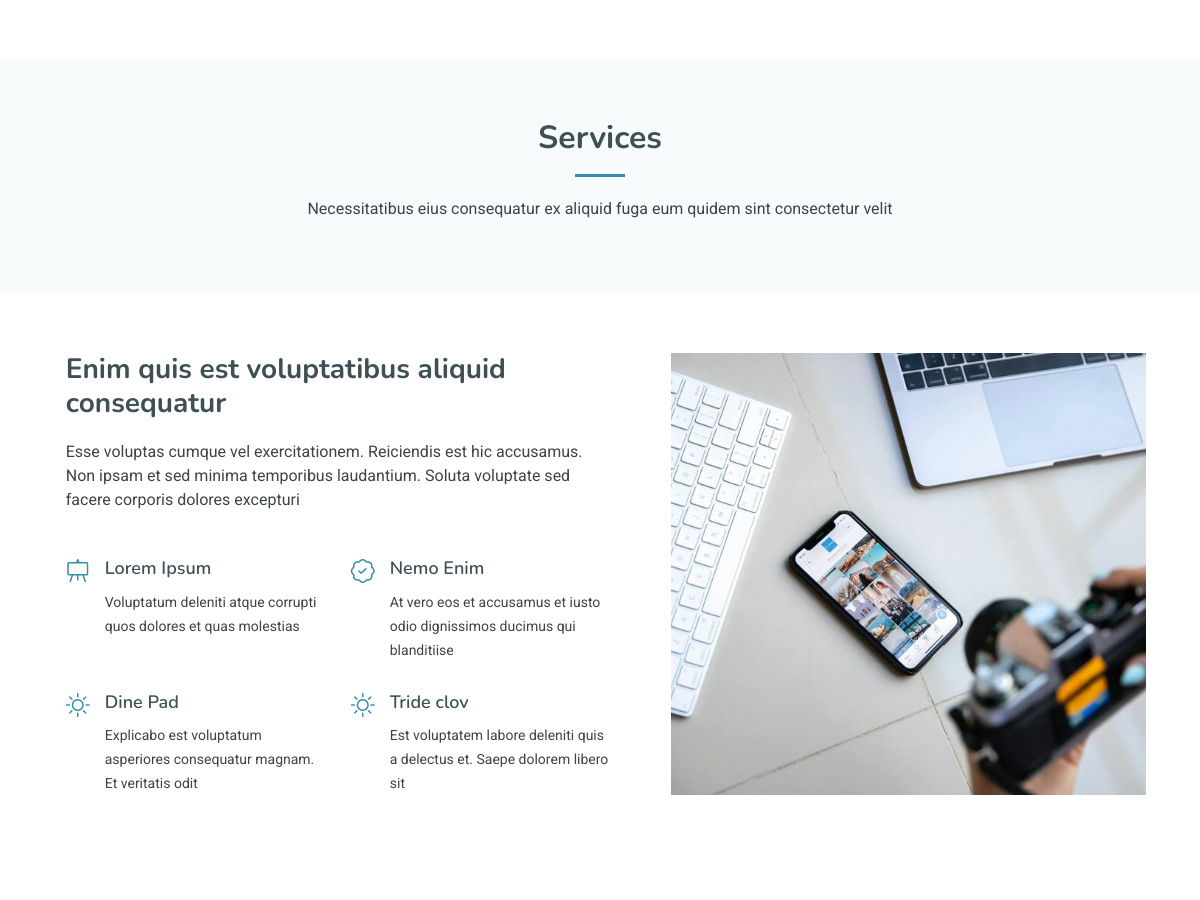
The app's page / (middle part), older data.
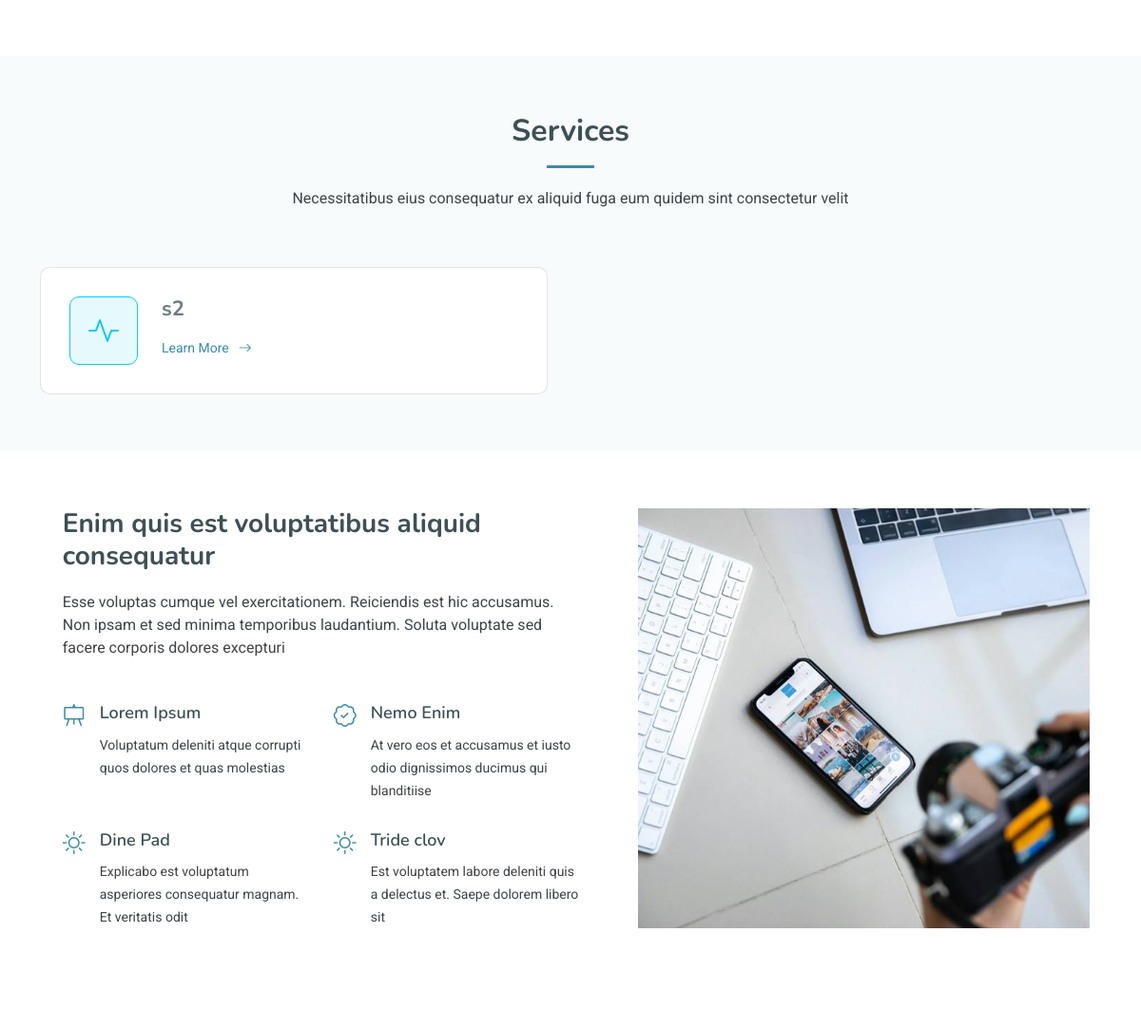
The same page, newer data.
### root/models.py (models this page shows, shortened)
class Services(models.Model):
    name = models.CharField(max_length=100)
    content = models.TextField(default="test")
    status = models.BooleanField(default=False)
    created_at = models.DateTimeField(auto_now_add=True)
    updated_at = models.DateTimeField(auto_now=True)
    class Meta:
        ordering = ('created_at',)

### root/views.py (the view)
# urls.py: 2. Add a URL to urlpatterns:  path('', views.home, name='home')
def home(request):
    services=Services.objects.filter(status=True)
    return render(request,'root/index.html' , context={'services' : services})

### templates/root/index.html (shortened to what this page needs)
{% load static %}
<!DOCTYPE html>
<html lang="en">
<head>
  <link href="{% static 'assets/vendor/bootstrap/css/bootstrap.min.css' %}" rel="stylesheet">
  <link href="{% static 'assets/vendor/bootstrap-icons/bootstrap-icons.css' %}" rel="stylesheet">
  <link href="{% static 'assets/vendor/aos/aos.css' %}" rel="stylesheet">
  <link href="{% static 'assets/vendor/glightbox/css/glightbox.min.css' %}" rel="stylesheet">
  <link href="{% static 'assets/vendor/swiper/swiper-bundle.min.css' %}" rel="stylesheet">
  <link href="{% static 'assets/css/main.css' %}" rel="stylesheet">
</head>
<body class="index-page">
  <main class="main">
    <section id="features-details" class="features-details section">
    </section>
    <section id="services" class="services section light-background">
      <div class="container section-title" data-aos="fade-up">
        <h2>Services</h2>
        <p>Necessitatibus eius consequatur ex aliquid fuga eum quidem sint consectetur velit</p>
      </div>
      <div class="container">
        <div class="row g-5">
          {% for service in services %}
          <div class="col-lg-6" data-aos="fade-up" data-aos-delay="100">
            <div class="service-item item-cyan position-relative">
              <i class="bi bi-activity icon"></i>
              <div>
                <h3>{{service.name}}</h3>
                <a href="#" class="read-more stretched-link">Learn More <i class="bi bi-arrow-right"></i></a>
              </div>
            </div>
          </div>
           {% endfor %}
        </div>
      </div>
    </section>
    <section id="more-features" class="more-features section">
      <div class="container">
        <div class="row justify-content-around gy-4">
          <div class="col-lg-6 d-flex flex-column justify-content-center order-2 order-lg-1" data-aos="fade-up" data-aos-delay="100">
            <h3>Enim quis est voluptatibus aliquid consequatur</h3>
            <p>Esse voluptas cumque vel exercitationem. Reiciendis est hic accusamus. Non ipsam et sed minima temporibus laudantium. Soluta voluptate sed facere corporis dolores excepturi</p>
            <div class="row">
              <div class="col-lg-6 icon-box d-flex">
                <i class="bi bi-easel flex-shrink-0"></i>
                <div>
                  <h4>Lorem Ipsum</h4>
                  <p>Voluptatum deleniti atque corrupti quos dolores et quas molestias </p>
                </div>
              </div>
              <div class="col-lg-6 icon-box d-flex">
                <i class="bi bi-patch-check flex-shrink-0"></i>
                <div>
                  <h4>Nemo Enim</h4>
                  <p>At vero eos et accusamus et iusto odio dignissimos ducimus qui blanditiise</p>
                </div>
              </div>
              <div class="col-lg-6 icon-box d-flex">
                <i class="bi bi-brightness-high flex-shrink-0"></i>
                <div>
                  <h4>Dine Pad</h4>
                  <p>Explicabo est voluptatum asperiores consequatur magnam. Et veritatis odit</p>
                </div>
              </div>
              <div class="col-lg-6 icon-box d-flex">
                <i class="bi bi-brightness-high flex-shrink-0"></i>
                <div>
                  <h4>Tride clov</h4>
                  <p>Est voluptatem labore deleniti quis a delectus et. Saepe dolorem libero sit</p>
                </div>
              </div>
            </div>
          </div>
          <div class="features-image col-lg-5 order-1 order-lg-2" data-aos="fade-up" data-aos-delay="200">
            <img src="{% static 'assets/img/features-3.jpg' %}" alt="">
          </div>
        </div>
      </div>
    </section>
    <section id="pricing" class="pricing section">
    </section>
  </main>
</body>
</html>

### static/assets/css/main.css (style rules this page uses)
:root { --default-font: "Roboto", system-ui, -apple-system, "Segoe UI", Roboto, "Helvetica Neue", Arial, "Noto Sans", "Liberation Sans", sans-serif, "Apple Color Emoji", "Segoe UI Emoji", "Segoe UI Symbol", "Noto Color Emoji"; --heading-font: "Nunito", sans-serif; --nav-font: "Inter", sans-serif; }
:root { --background-color: #ffffff; --default-color: #3d4348; --heading-color: #3e5055; --accent-color: #388da8; --surface-color: #ffffff; --contrast-color: #ffffff; }
:root { --nav-color: #313336; --nav-hover-color: #77b6ca; --nav-mobile-background-color: #ffffff; --nav-dropdown-background-color: #ffffff; --nav-dropdown-color: #313336; --nav-dropdown-hover-color: #77b6ca; }
.light-background { --background-color: #f8fbfc; --surface-color: #ffffff; }
:root { scroll-behavior: smooth; }
body { color: var(--default-color); background-color: var(--background-color); font-family: var(--default-font); }
a { color: var(--accent-color); text-decoration: none; transition: 0.3s; }
h1, h2, h3, h4, h5, h6 { color: var(--heading-color); font-family: var(--heading-font); }
section, .section { color: var(--default-color); background-color: var(--background-color); padding: 60px 0; scroll-margin-top: 100px; overflow: clip; }
.section-title { text-align: center; padding-bottom: 60px; position: relative; }
.section-title h2 { font-size: 32px; font-weight: 700; margin-bottom: 20px; padding-bottom: 20px; position: relative; }
.section-title h2:after { content: ""; position: absolute; display: block; width: 50px; height: 3px; background: var(--accent-color); left: 0; right: 0; bottom: 0; margin: auto; }
.section-title p { margin-bottom: 0; }
.services .service-item { background-color: var(--surface-color); border: 1px solid color-mix(in srgb, var(--default-color), transparent 85%); height: 100%; padding: 30px; transition: 0.3s; border-radius: 10px; display: flex; }
.services .service-item .icon { font-size: 32px; border-radius: 10px; position: relative; margin-right: 25px; display: inline-flex; align-items: center; justify-content: center; width: 72px; height: 72px; flex-shrink: 0; }
.services .service-item h3 { color: color-mix(in srgb, var(--heading-color), transparent 25%); font-weight: 700; font-size: 22px; transition: 0.3s; }
.services .service-item .read-more { display: inline-flex; align-items: center; margin-top: 10px; transition: 0.3s; font-size: 14px; }
.services .service-item .read-more i { margin-left: 10px; }
.services .service-item.item-cyan .icon { color: #0dcaf0; border: 1px solid #0dcaf0; background: rgba(13, 202, 240, 0.1); }
.more-features .features-image { position: relative; min-height: 400px; }
.more-features .features-image img { position: absolute; inset: 0; display: block; width: 100%; height: 100%; object-fit: cover; z-index: 1; }
.more-features h3 { font-size: 28px; font-weight: 700; margin-bottom: 20px; }
.more-features .icon-box { margin-top: 30px; }
.more-features .icon-box i { color: var(--accent-color); margin-right: 15px; font-size: 24px; line-height: 1.2; }
.more-features .icon-box h4 { font-weight: 600; margin-bottom: 10px; font-size: 18px; }
.more-features .icon-box p { line-height: 24px; font-size: 14px; margin-bottom: 0; }

Row changes from the older to the newer data that the page shows:
added Services: name "s2"
